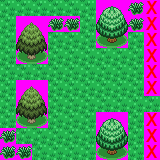

Tiled map render using the project's own tile images. Description and the map definition, with tile-layer contents summarised, below:
An orthogonal 10x10 tile map with 16x16 px tiles, 5 tile layers (Pisable, Suelo, Objetos, Objetos superpuestos, ...).

<map version="1.0" orientation="orthogonal" width="10" height="10" tilewidth="16" tileheight="16">
 <tileset firstgid="1" name="tileset" tilewidth="16" tileheight="16">
  <image source="../imagenes/tileset.png" trans="ff00ff" width="220" height="220" />
 </tileset>
 <layer name="Pisable" width="10" height="10">
  <data>[100 cells, 25 non-empty, 1 distinct tile ids]</data>
 </layer>
 <layer name="Suelo" width="10" height="10">
  <data>[100 cells, 91 non-empty, 1 distinct tile ids]</data>
 </layer>
 <layer name="Objetos" width="10" height="10">
  <data>[100 cells, 16 non-empty, 5 distinct tile ids]</data>
 </layer>
 <layer name="Objetos superpuestos" width="10" height="10">
  <data>[100 cells, 0 non-empty, 0 distinct tile ids]</data>
 </layer>
 <layer name="Cielo" width="10" height="10">
  <data>[100 cells, 16 non-empty, 8 distinct tile ids]</data>
 </layer>
</map>